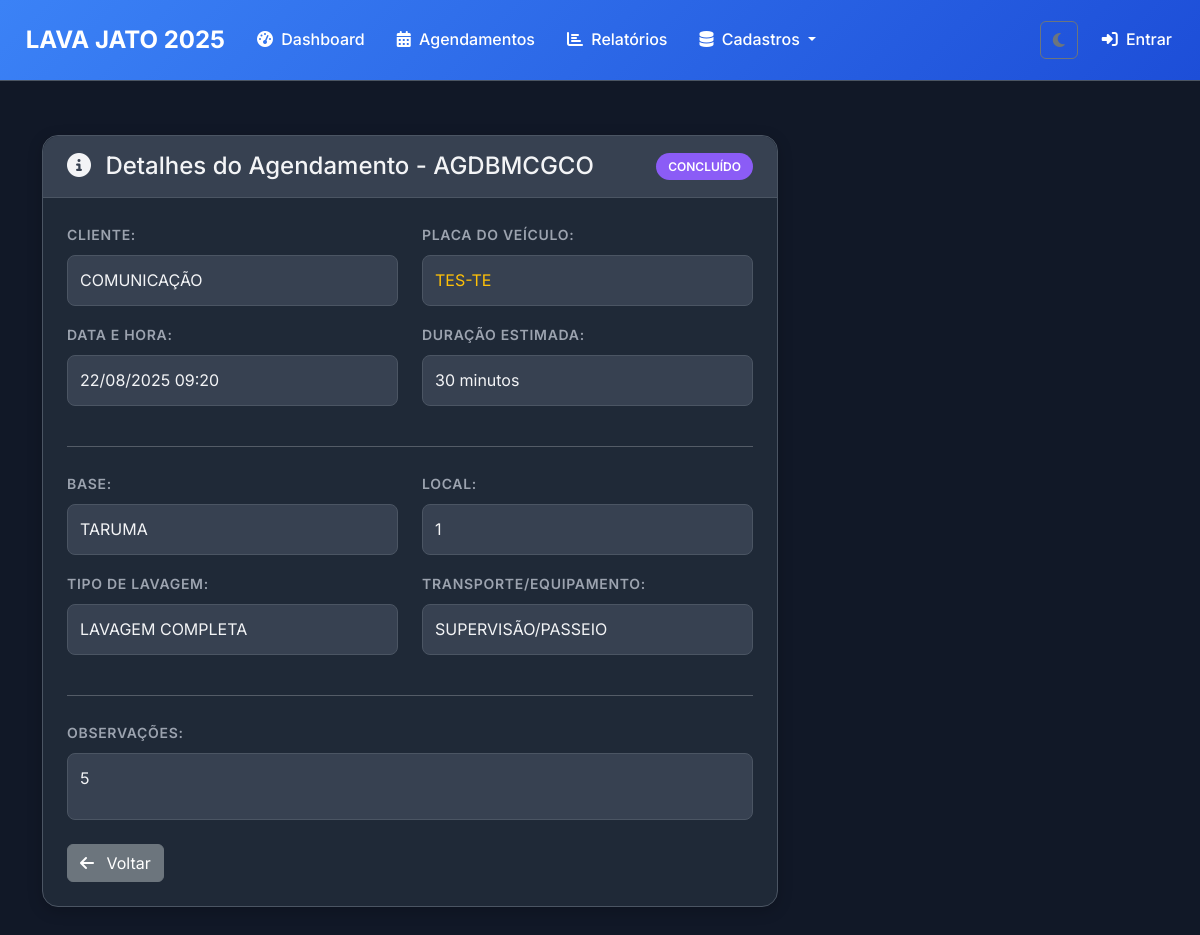
The app's page /agendamentos/4/ with its own data.
### lavagens/agendamento_models.py (models this page shows, shortened)
class Agendamento(models.Model):
    STATUS_CHOICES = [
        ("AGENDADO", "Agendado"),
        ("CONFIRMADO", "Confirmado"),
        ("EM_ANDAMENTO", "Em Andamento"),
        ("CONCLUIDO", "Concluído"),
        ("CANCELADO", "Cancelado"),
        ("NAO_COMPARECEU", "Não Compareceu"),
    ]
    PRIORIDADE_CHOICES = [
        ("BAIXA", "Baixa"),
        ("NORMAL", "Normal"),
        ("ALTA", "Alta"),
        ("URGENTE", "Urgente"),
    ]
    codigo = models.CharField("Código", max_length=20, unique=True)
    cliente = models.ForeignKey(
        Cliente,
        on_delete=models.PROTECT,
        related_name="agendamentos",
        help_text="Cliente que solicitou o agendamento"
    )
    veiculo = models.ForeignKey(
        Veiculo,
        on_delete=models.PROTECT,
        related_name="agendamentos",
        null=True,
        blank=True,
        help_text="Veículo a ser lavado (opcional se apenas placa)"
    )
    base = models.ForeignKey(
        'lavagens.Base',
        on_delete=models.PROTECT,
        related_name="agendamentos" # Nome da relação pode ser simples
    )
    local = models.CharField("Local", max_length=100, blank=True)
    tipo_lavagem = models.ForeignKey(
        'lavagens.TipoLavagem',
        on_delete=models.PROTECT,
        related_name="agendamentos"
    )
    transporte_equipamento = models.ForeignKey(
        'lavagens.TransporteEquipamento',
        on_delete=models.PROTECT,
        related_name="agendamentos"
    )
    lavador = models.ForeignKey(
        Lavador,
        on_delete=models.PROTECT,
        related_name="agendamentos",
        null=True,
        blank=True,
        help_text="Lavador designado (opcional)"
    )
    placa_veiculo = models.CharField("Placa do Veículo", max_length=10)
    data_agendamento = models.DateField("Data do Agendamento")
    hora_agendamento = models.TimeField("Hora do Agendamento")
    duracao_estimada = models.PositiveIntegerField(
        "Duração Estimada (minutos)",
        default=30,
        help_text="Tempo estimado para conclusão da lavagem"
    )
    status = models.CharField("Status", max_length=20, choices=STATUS_CHOICES, default="AGENDADO")
    prioridade = models.CharField("Prioridade", max_length=10, choices=PRIORIDADE_CHOICES, default="NORMAL")
    valor_estimado = models.DecimalField(
        "Valor Estimado",
        max_digits=10,
        decimal_places=2,
        help_text="Valor estimado da lavagem",
        null=True, blank=True
    )
    desconto_agendamento = models.DecimalField(
        "Desconto por Agendamento",
        max_digits=10,
        decimal_places=2,
        default=0,
        help_text="Desconto especial por agendar"
    )
    telefone_contato = models.CharField(
        "Telefone de Contato",
        max_length=20,
        blank=True,
        help_text="Telefone para confirmação do agendamento"
    )
    email_contato = models.EmailField(
        "Email de Contato",
        blank=True,
        help_text="Email para envio de confirmações"
    )
    observacoes = models.TextField("Observações", blank=True)
    observacoes_internas = models.TextField(
        "Observações Internas",
        blank=True,
        help_text="Observações visíveis apenas para funcionários"
    )
    confirmado_em = models.DateTimeField("Confirmado em", null=True, blank=True)
    confirmado_por = models.CharField("Confirmado por", max_length=100, blank=True)
    cancelado_em = models.DateTimeField("Cancelado em", null=True, blank=True)
    motivo_cancelamento = models.TextField("Motivo do Cancelamento", blank=True)
    lavagem = models.OneToOneField(
        "Lavagem",
        on_delete=models.SET_NULL,
        null=True,
        blank=True,
        related_name="agendamento_origem",
        help_text="Lavagem criada a partir deste agendamento"
    )
    class Meta:
        verbose_name = "Agendamento"
        verbose_name_plural = "Agendamentos"
        ordering = ["data_agendamento", "hora_agendamento"]
        unique_together = [
            ["data_agendamento", "hora_agendamento", "local"]
        ]
    @property
    def data_hora_agendamento(self):
        if self.data_agendamento and self.hora_agendamento:
            naive_datetime = datetime.combine(self.data_agendamento, self.hora_agendamento)
            return timezone.make_aware(naive_datetime)
        return None
    @property
    def pode_ser_cancelado(self):
        return self.status in ["AGENDADO", "CONFIRMADO"]

### clientes/models.py (models this page shows, shortened)
class Cliente(models.Model):
    nome = models.CharField('Nome', max_length=200)
    telefone = models.CharField('Telefone', max_length=20, blank=True)
    email = models.EmailField('E-mail', blank=True)
    observacoes = models.TextField('Observações', blank=True)
    ativo = models.BooleanField('Ativo', default=True)
    class Meta:
        verbose_name = 'Cliente'
        verbose_name_plural = 'Clientes'
        ordering = ['nome']

### lavagens/models.py (models this page shows)
class Base(models.Model):
    nome = models.CharField(max_length=100, unique=True)
    class Meta:
        verbose_name = "Base"
        verbose_name_plural = "Bases"
    def __str__(self):
        return self.nome

class TipoLavagem(models.Model):
    nome = models.CharField(max_length=50, unique=True)
    preco_base = models.DecimalField(max_digits=10, decimal_places=2, default=0.00)
    class Meta:
        verbose_name = "Tipo de Lavagem"
        verbose_name_plural = "Tipos de Lavagem"
    def __str__(self):
        return self.nome

class TransporteEquipamento(models.Model):
    nome = models.CharField(max_length=50, unique=True)
    multiplicador_preco = models.DecimalField(max_digits=5, decimal_places=2, default=1.00)
    class Meta:
        verbose_name = "Transporte/Equipamento"
        verbose_name_plural = "Transportes/Equipamentos"
    def __str__(self):
        return self.nome

### lavagens/agendamento_views.py (the view)
# urls.py: path('agendamentos/<int:agendamento_id>/', agendamento_views.detalhes_agendamento, name='detalhes_agendamento'),
def detalhes_agendamento(request, agendamento_id):
    agendamento = get_object_or_404(Agendamento, id=agendamento_id)
    context = {
        "agendamento": agendamento
    }
    return render(request, "lavagens/detalhes_agendamento.html", context)

### templates/lavagens/detalhes_agendamento.html (shortened to what this page needs)
{% extends 'base/base.html' %}
{% load static %}
{% block content %}
<div class="fade-in">
    <div class="row justify-content-center">
        <div class="col-lg-8">
            <div class="card-custom">
                <div class="card-header-custom d-flex justify-content-between align-items-center">
                    <h4 class="mb-0">
                        <i class="fas fa-info-circle me-2"></i>
                        Detalhes do Agendamento - {{ agendamento.codigo }}
                    </h4>
                    <span class="status-badge status-{{ agendamento.status|lower|cut:'_' }}">
                        {{ agendamento.get_status_display }}
                    </span>
                </div>
                <div class="card-body">
                    <div class="row">
                        <div class="col-md-6 mb-3">
                            <label class="form-label">Cliente:</label>
                            <div class="display-field">{{ agendamento.cliente.nome }}</div>
                        </div>
                        <div class="col-md-6 mb-3">
                            <label class="form-label">Placa do Veículo:</label>
                            <div class="display-field text-warning">{{ agendamento.placa_veiculo }}</div>
                        </div>
                        <div class="col-md-6 mb-3">
                            <label class="form-label">Data e Hora:</label>
                            <div class="display-field">{{ agendamento.data_hora_agendamento|date:"d/m/Y H:i" }}</div>
                        </div>
                        <div class="col-md-6 mb-3">
                            <label class="form-label">Duração Estimada:</label>
                            <div class="display-field">{{ agendamento.duracao_estimada }} minutos</div>
                        </div>
                    </div>
                    <hr class="my-4">
                    <div class="row">
                        <div class="col-md-6 mb-3">
                            <label class="form-label">Base:</label>
                            <div class="display-field">{{ agendamento.base }}</div>
                        </div>
                        <div class="col-md-6 mb-3">
                            <label class="form-label">Local:</label>
                            <div class="display-field">{{ agendamento.local }}</div>
                        </div>
                        <div class="col-md-6 mb-3">
                            <label class="form-label">Tipo de Lavagem:</label>
                            <div class="display-field">{{ agendamento.tipo_lavagem }}</div>
                        </div>
                        <div class="col-md-6 mb-3">
                            <label class="form-label">Transporte/Equipamento:</label>
                            <div class="display-field">{{ agendamento.transporte_equipamento }}</div>
                        </div>
                    </div>
                    <hr class="my-4">
                    {% if agendamento.observacoes %}
                    <div class="mb-3">
                        <label class="form-label">Observações:</label>
                        <div class="display-field">
                            {{ agendamento.observacoes|linebreaks }}
                        </div>
                    </div>
                    {% endif %}
                    <div class="mt-4 d-flex justify-content-between">
                        <a href="{% url 'agendamentos_dashboard' %}" class="btn btn-secondary">
                            <i class="fas fa-arrow-left me-2"></i>
                            Voltar
                        </a>
                    </div>
                </div>
            </div>
        </div>
        <div class="col-lg-4">
        </div>
    </div>
</div>
{% endblock %}

### static/css/base.css (style rules this page uses)
:root { --color-scheme: dark; --primary-color: #3b82f6; --primary-dark: #1d4ed8; --success-color: #10b981; --success-dark: #059669; --warning-color: #f59e0b; --danger-color: #ef4444; --info-color: #3b82f6; --purple-color: #8b5cf6; --gray-color: #6b7280; --background-color: #111827; --card-bg: #1f2937; --card-header-bg: #374151; --input-bg: #374151; --input-focus-bg: #4b5563; --hover-bg: #374151; --text-light: #f3f4f6; --text-muted: #9ca3af; --text-placeholder: #6b7280; --text-white: #ffffff; --border-color: #4b5563; --border-focus-color: #3b82f6; --campo-texto-bg: #4b5563; }
* { margin: 0; padding: 0; box-sizing: border-box; }
body { font-family: 'Inter', sans-serif; background-color: var(--background-color); color: var(--text-light); line-height: 1.6; transition: background-color 0.3s ease, color 0.3s ease; }
h1, h2, h3, h4, h5, h6 { color: var(--text-light); }
.fade-in { animation: fadeIn 0.5s ease-out; }

### static/css/components.css (style rules this page uses)
.card-custom { margin-top: 30px; background-color: var(--card-bg); border: 1px solid var(--border-color); border-radius: 1rem; padding: 1.5rem; margin-bottom: 2rem; box-shadow: 0 4px 15px rgba(0, 0, 0, 0.2); }
.card-header-custom { background-color: var(--card-header-bg); color: var(--text-light); border-bottom: 1px solid var(--border-color); padding: 1rem 1.5rem; border-radius: 1rem 1rem 0 0; margin: -1.5rem -1.5rem 1.5rem -1.5rem; font-weight: 600; }
.form-label { color: var(--text-muted); font-weight: 600; font-size: 0.875rem; text-transform: uppercase; letter-spacing: 0.05em; }
.status-badge { padding: 0.25rem 0.75rem; border-radius: 20px; font-size: 0.75rem; font-weight: 600; text-transform: uppercase; }
.status-concluido, .status-concluida { background-color: var(--purple-color); color: var(--text-white); }
.display-field { background-color: var(--input-bg) !important; border: 1px solid var(--border-color); color: var(--text-light); padding: 0.75rem; border-radius: 0.5rem; width: 100%; min-height: calc(1.5em + 1.5rem + 2px); word-wrap: break-word; display: flex; align-items: center; }

### static/css/pages.css (style rules this page uses)
h1, h2, h3, h4, h5, h6 { color: var(--text-light); }

### records on screen
Agendamento: codigo "AGDBMCGCO", status "CONCLUÍDO", cliente.nome "COMUNICAÇÃO", placa_veiculo "TES-TE", data_hora_agendamento "22/08/2025 09:20", duracao_estimada "30", base "TARUMA", local "1", tipo_lavagem "LAVAGEM COMPLETA", transporte_equipamento "SUPERVISÃO/PASSEIO", observacoes "5"
